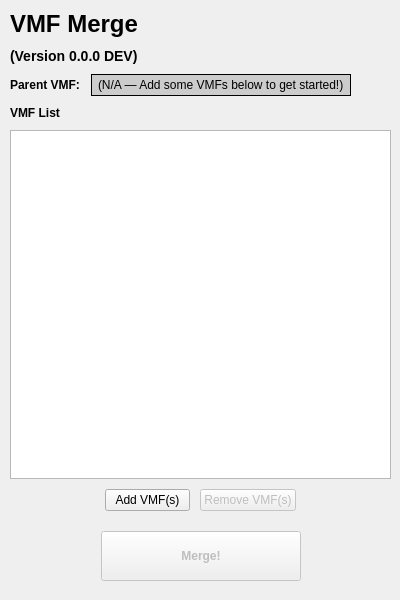
<?xml version="1.0" encoding="UTF-8"?>
<ui version="4.0">
 <class>MainWindow</class>
 <widget class="QMainWindow" name="MainWindow">
  <property name="geometry">
   <rect>
    <x>0</x>
    <y>0</y>
    <width>400</width>
    <height>600</height>
   </rect>
  </property>
  <property name="sizePolicy">
   <sizepolicy hsizetype="Fixed" vsizetype="Fixed">
    <horstretch>0</horstretch>
    <verstretch>0</verstretch>
   </sizepolicy>
  </property>
  <property name="minimumSize">
   <size>
    <width>400</width>
    <height>600</height>
   </size>
  </property>
  <property name="maximumSize">
   <size>
    <width>400</width>
    <height>600</height>
   </size>
  </property>
  <property name="windowTitle">
   <string>VMFMergeTool</string>
  </property>
  <widget class="QWidget" name="centralwidget">
   <widget class="QWidget" name="verticalLayoutWidget">
    <property name="geometry">
     <rect>
      <x>10</x>
      <y>10</y>
      <width>381</width>
      <height>581</height>
     </rect>
    </property>
    <layout class="QVBoxLayout" name="verticalLayout">
     <property name="spacing">
      <number>10</number>
     </property>
     <item>
      <widget class="QLabel" name="label">
       <property name="text">
        <string>&lt;h1&gt;VMF Merge&lt;/h1&gt;</string>
       </property>
      </widget>
     </item>
     <item>
      <widget class="QLabel" name="lbl_version">
       <property name="text">
        <string>&lt;h3&gt;(Version 0.0.0 DEV)&lt;/h3&gt;</string>
       </property>
      </widget>
     </item>
     <item>
      <layout class="QHBoxLayout" name="horizontalLayout">
       <item>
        <widget class="QLabel" name="label_3">
         <property name="sizePolicy">
          <sizepolicy hsizetype="Preferred" vsizetype="Preferred">
           <horstretch>1</horstretch>
           <verstretch>0</verstretch>
          </sizepolicy>
         </property>
         <property name="text">
          <string>&lt;h4&gt;Parent VMF:&lt;/h4&gt;</string>
         </property>
        </widget>
       </item>
       <item>
        <widget class="QLabel" name="lbl_parentVMF">
         <property name="sizePolicy">
          <sizepolicy hsizetype="Preferred" vsizetype="Preferred">
           <horstretch>3</horstretch>
           <verstretch>0</verstretch>
          </sizepolicy>
         </property>
         <property name="autoFillBackground">
          <bool>false</bool>
         </property>
         <property name="styleSheet">
          <string notr="true">background-color: rgba(192, 192, 192, 192);
padding: 3px;
border-width:1px;
border-style:solid;
border-color: rgb(0, 0, 0)</string>
         </property>
         <property name="text">
          <string>(N/A — Add some VMFs below to get started!)</string>
         </property>
        </widget>
       </item>
       <item>
        <spacer name="horizontalSpacer_3">
         <property name="orientation">
          <enum>Qt::Horizontal</enum>
         </property>
         <property name="sizeHint" stdset="0">
          <size>
           <width>40</width>
           <height>20</height>
          </size>
         </property>
        </spacer>
       </item>
      </layout>
     </item>
     <item>
      <widget class="QLabel" name="label_4">
       <property name="text">
        <string>&lt;h4&gt;VMF List&lt;/h4&gt;</string>
       </property>
      </widget>
     </item>
     <item>
      <widget class="VMFList" name="list_vmfs">
       <property name="acceptDrops">
        <bool>true</bool>
       </property>
       <property name="dragEnabled">
        <bool>true</bool>
       </property>
       <property name="dragDropOverwriteMode">
        <bool>true</bool>
       </property>
       <property name="dragDropMode">
        <enum>QAbstractItemView::InternalMove</enum>
       </property>
       <property name="selectionMode">
        <enum>QAbstractItemView::ExtendedSelection</enum>
       </property>
      </widget>
     </item>
     <item>
      <layout class="QHBoxLayout" name="horizontalLayout_2">
       <item>
        <widget class="QWidget" name="widget" native="true">
         <property name="sizePolicy">
          <sizepolicy hsizetype="Preferred" vsizetype="Preferred">
           <horstretch>1</horstretch>
           <verstretch>0</verstretch>
          </sizepolicy>
         </property>
        </widget>
       </item>
       <item>
        <widget class="QPushButton" name="btn_addVMFs">
         <property name="sizePolicy">
          <sizepolicy hsizetype="Minimum" vsizetype="Fixed">
           <horstretch>1</horstretch>
           <verstretch>0</verstretch>
          </sizepolicy>
         </property>
         <property name="text">
          <string>Add VMF(s)</string>
         </property>
        </widget>
       </item>
       <item>
        <widget class="QPushButton" name="btn_removeVMFs">
         <property name="enabled">
          <bool>false</bool>
         </property>
         <property name="sizePolicy">
          <sizepolicy hsizetype="Minimum" vsizetype="Fixed">
           <horstretch>1</horstretch>
           <verstretch>0</verstretch>
          </sizepolicy>
         </property>
         <property name="text">
          <string>Remove VMF(s)</string>
         </property>
        </widget>
       </item>
       <item>
        <widget class="QWidget" name="widget_2" native="true">
         <property name="sizePolicy">
          <sizepolicy hsizetype="Preferred" vsizetype="Preferred">
           <horstretch>1</horstretch>
           <verstretch>0</verstretch>
          </sizepolicy>
         </property>
        </widget>
       </item>
      </layout>
     </item>
     <item>
      <widget class="QWidget" name="widget_3" native="true"/>
     </item>
     <item>
      <layout class="QHBoxLayout" name="horizontalLayout_3">
       <item>
        <spacer name="horizontalSpacer">
         <property name="orientation">
          <enum>Qt::Horizontal</enum>
         </property>
         <property name="sizeHint" stdset="0">
          <size>
           <width>40</width>
           <height>20</height>
          </size>
         </property>
        </spacer>
       </item>
       <item>
        <widget class="QPushButton" name="btn_merge">
         <property name="enabled">
          <bool>false</bool>
         </property>
         <property name="sizePolicy">
          <sizepolicy hsizetype="Preferred" vsizetype="Preferred">
           <horstretch>0</horstretch>
           <verstretch>0</verstretch>
          </sizepolicy>
         </property>
         <property name="minimumSize">
          <size>
           <width>200</width>
           <height>50</height>
          </size>
         </property>
         <property name="font">
          <font>
           <weight>75</weight>
           <bold>true</bold>
          </font>
         </property>
         <property name="text">
          <string>Merge!</string>
         </property>
        </widget>
       </item>
       <item>
        <spacer name="horizontalSpacer_2">
         <property name="orientation">
          <enum>Qt::Horizontal</enum>
         </property>
         <property name="sizeHint" stdset="0">
          <size>
           <width>40</width>
           <height>20</height>
          </size>
         </property>
        </spacer>
       </item>
      </layout>
     </item>
     <item>
      <widget class="QWidget" name="widget_4" native="true"/>
     </item>
    </layout>
   </widget>
  </widget>
 </widget>
 <customwidgets>
  <customwidget>
   <class>VMFList</class>
   <extends>QListWidget</extends>
   <header>gui.h</header>
  </customwidget>
 </customwidgets>
 <resources/>
 <connections/>
</ui>
